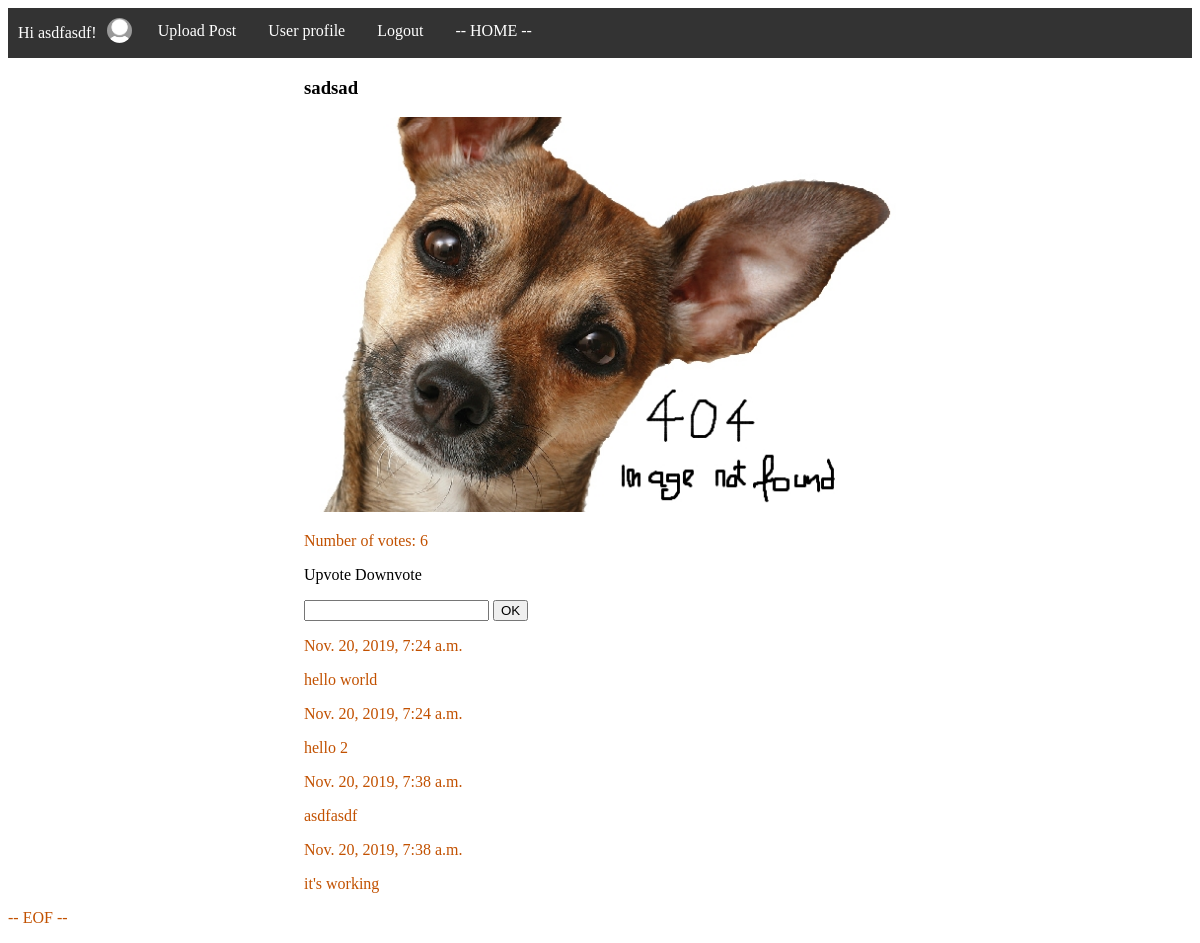
/1/ (signed in), run on the app's committed database.
### accounts/models.py (models this page shows, shortened)
class Profile(models.Model):
    user = models.OneToOneField(User, on_delete=models.CASCADE)
    description = models.TextField(max_length=500, blank=True)
    nickname = models.CharField(max_length=30, blank=True)
    photo = models.ImageField(
            upload_to= "images/",
            null = True,
            blank = True,)

### apps/models.py (models this page shows, shortened)
class Post(models.Model):
    title = models.CharField(max_length=30)
    votes = models.IntegerField(default=0)
    content = models.ImageField(
        upload_to='images/',
        default='images/404image.jpg'
        )
    post_owner = models.ForeignKey(User,
        on_delete=models.CASCADE,
        null=True,
        blank=True)

class Comment(models.Model):
    content = models.TextField(max_length=100)
    creation_date = models.DateTimeField(auto_now_add=True)
    related_post = models.ForeignKey(Post, on_delete=models.CASCADE)
    comment_owner = models.ForeignKey(User,
        on_delete=models.CASCADE,
        null=True,
        blank=True)

### apps/views.py (the view, shortened to what this page needs)
# urls.py: path('<int:pk>/', views.PostView.as_view(), name="detail"),
class PostView(DetailView):
    model = Post
    context_object_name = 'post'
    template_name = 'postdetail.html'
    def get_context_data(self, **kwargs):
        context = super().get_context_data(**kwargs)
        currentpost = get_object_or_404(Post, pk=self.kwargs['pk'])
        context['comment_list'] = Comment.objects.filter(related_post=currentpost)
        return context

### templates/postdetail.html (shortened to what this page needs)
{% extends 'base.html' %}
{% block content %}
    <div class="center">
        <h3>{{ post.title }}</h3>
        <img class="post" src="{{ post.content.url }}" alt="Post image failed to load">
        <p>Number of votes: {{post.votes}}<p>
        <a href="{% url 'apps:upvoteD' post.id %}" class="button">Upvote</a>
        <a href="{% url 'apps:downvoteD' post.id %}" class="button">Downvote</a>
        <form action="{% url 'apps:comment' post.id %}" method="post">
            <input type="text" name="com"/>
            <input type="submit" value="OK">
        </form>
        {% for comment in comment_list %}
            <p>{{ comment.creation_date }}</p>
            <p>{{ comment.content }}</p>
        {% endfor %}
    </div>
{% endblock %}

### templates/base.html (shortened to what this page needs)
<!DOCTYPE html>
<html>
<head>
  {% load static %}
  <link rel="stylesheet" type="text/css" href="{% static 'css/style.css'%}"/>
</head>
<body>
  <main>
          <ul class="head">
          {% if user.is_authenticated %}
              <li class="head"> <p id="greeting"> Hi {{ user.profile.nickname }}! </p> </li>
              <li class="head">
              {% if user.profile.photo %}
                  <img class="profile" src="{{ user.profile.photo.url }}" alt="Profile picture">
              {% else %}
                  <img class="profile" src="/media/images/default.png" alt="Default profile picture">
              {% endif %}
              </li>
              <li class="head"><a href="{% url 'apps:upload' %}" >Upload Post</a></li>
              <li class="head"><a href="{% url 'accounts:userdetail' user.id %}">User profile</a></li>
              <li class="head"><a href="{% url 'logout' %}">Logout</a></li>
          {% else %}
              <li class="head"><p>You are not logged in</p></li>
              <li class="head"><a href="{% url 'login' %}">Login</a></li>
              <li class="head"><a href="{% url 'accounts:signup' %}">Sign Up</a></li>
          {% endif %}
          <li class="head"><a href="{% url 'apps:home' %}"> -- HOME -- </a></li>
          </ul>
    {% block content %}
    {% endblock %}
  </main>
  <p> -- EOF -- </p>
</body>
</html>

### static/css/style.css (style rules this page uses)
p { color: #C25100; }
a.button { -webkit-appearance: button; -moz-appearance: button; appearance: button; text-decoration: none; color: initial; }
.center { margin: auto; width: 50%; }
img.post { max-width: 100%; height: auto; }
ul.head { list-style-type: none; margin: 0; padding: 0; overflow: hidden; background-color: #333; position: -webkit-sticky; position: sticky; top: 0; }
li.head { float: left; }
li a { display: block; color: white; text-align: center; padding: 14px 16px; text-decoration: none; }
img.profile { border-radius: 50%; max-width: 25px; height: auto; margin: 10px; }
p#greeting { margin-left: 10px; color: #FFFF; }

### data on the page
Post: title "sadsad", content (picture), votes "6"
Comment: creation_date "Nov. 20, 2019, 7:24 a.m.", content "hello world"
Comment: creation_date "Nov. 20, 2019, 7:24 a.m.", content "hello 2"
Comment: creation_date "Nov. 20, 2019, 7:38 a.m.", content "asdfasdf"
Comment: creation_date "Nov. 20, 2019, 7:38 a.m.", content "it's working"

### other printed values
{{ user.profile.nickname }} "asdfasdf"
